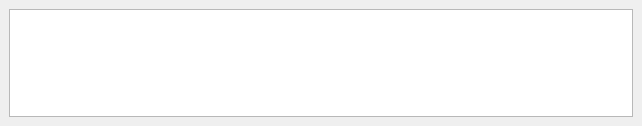
<?xml version="1.0" encoding="UTF-8"?>
<ui version="4.0">
 <class>CadConsole</class>
 <widget class="QDockWidget" name="CadConsole">
  <property name="windowModality">
   <enum>Qt::NonModal</enum>
  </property>
  <property name="enabled">
   <bool>true</bool>
  </property>
  <property name="geometry">
   <rect>
    <x>0</x>
    <y>0</y>
    <width>642</width>
    <height>126</height>
   </rect>
  </property>
  <property name="sizePolicy">
   <sizepolicy hsizetype="Fixed" vsizetype="Fixed">
    <horstretch>0</horstretch>
    <verstretch>0</verstretch>
   </sizepolicy>
  </property>
  <property name="minimumSize">
   <size>
    <width>101</width>
    <height>126</height>
   </size>
  </property>
  <property name="maximumSize">
   <size>
    <width>524287</width>
    <height>524287</height>
   </size>
  </property>
  <property name="windowTitle">
   <string>CAD Console</string>
  </property>
  <widget class="QWidget" name="dockWidgetContents">
   <layout class="QVBoxLayout">
    <item>
     <widget class="QTextEdit" name="textEdit"/>
    </item>
   </layout>
  </widget>
 </widget>
 <resources/>
 <connections/>
</ui>
